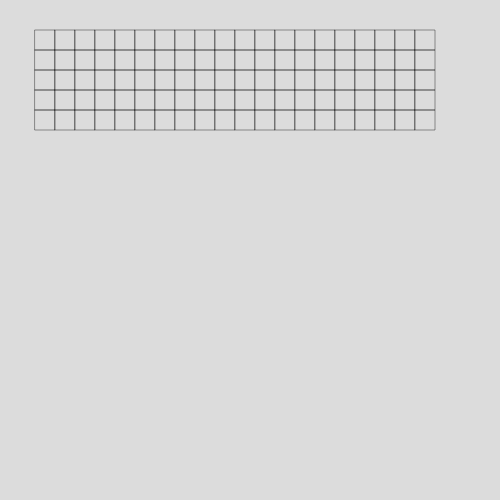
Frame 1 (no input)
Frame 60 (no input): identical to frame 1, image omitted
Frame 120 (the mouse pressed at the canvas centre since frame 60): identical to frame 1, image omitted

The p5.js sketch that drew this single still picture (run headless with seeded random() and noise() and a simulated clock; from frame 60 on, the mouse is pressed at the canvas centre):

// p5.js sketch
// ── sketch.js
const w_block = 20 // ブロックの横幅 px
const h_block = 20 // ブロックの縦幅 px

const block_num_w = 20; // 横方向のブロックの個数
const block_num_h = 5; // 縦方向のブロックの個数

// block color (https://www.schemecolor.com/new-media.php#download)
var color_block;

// tbl 20 × 5, 0 = nofill 1 = fill
var tbl = new Array(block_num_h);
for(let y = 0; y < block_num_w; y++) {
  tbl[y] = new Array(block_num_h).fill(0);
}

var tbl_cache = new Array(block_num_h);
for(let y = 0; y < block_num_w; y++) {
  tbl_cache[y] = new Array(block_num_h).fill(0);
}

// mouse
var mouse_count = 0;
var over_mouse = false;
var mouse_start = [0, 0]; // マウスのスタート位置
var mouse_end = [0, 0]; // マウスのエンド位置

var upper_left;
var upper_right;

var lower_left;
var lower_right;

var locked = false;

function setup() {  
  color_block = [color("#FF723D"), color("#FFD334"), color("#052F83"), color("#0776EC"), color("#4FEEE7")]
  createCanvas(500, 500);
}
/*
function mouseReleased() {
  locked = false;
}*/


function mouseClicked(){
  if (over_mouse){ // マウスクリック後に離した場合
    paintBlock(upper_left, upper_right, lower_left, lower_right, tbl);
    mouse_count += 1;
    over_mouse = false;
  }
}

/*
function mousePressed() {
  if (over_mouse) {
    locked = true;
  } else {
    locked = false;
  }
}
*/

function mouseGridToBlockGrid(input_mouseX, input_mouseY){ // マウス座標からブロック座標
  for (let i = 0; i < block_num_w; i++){
    for (let j = 0; j < block_num_h; j++){
      if (35+i*w_block <= input_mouseX && input_mouseX < 35+(i+1)*w_block &&
          30+j*h_block <= input_mouseY && input_mouseY < 30+(j+1)*h_block) {
        return [i, j];
      }
    }
  }
}

function paintBlock(upper_left, upper_right, lower_left, lower_right, table){
  // マウスの移動範囲で長方形に色塗り
  for (let i = upper_left; i < upper_right+1; i++){
    for (let j = lower_left; j < lower_right+1; j++){
      table[i][j] = 1;
    }
  }
}

function draw() {
  //print(mouse_start, mouse_end);
  print(tbl_cache);
  background(220);
  strokeWeight(0.4);
  
  for (let i = 0; i < block_num_w; i++) {
    for (let j = 0; j < block_num_h; j++){
      if (tbl[i][j] == 0) {
        noFill()
      } else {
        // fill(0,0,0, 50);
        fill(color_block[0]); // tblを元に色塗り
      }
      rect(35+i*w_block, 30+j*h_block, w_block, h_block);
      if (35+i*w_block <= mouseX && mouseX < 35+(i+1)*w_block &&
          30+j*h_block <= mouseY && mouseY < 30+(j+1)*h_block) {
        fill(0,0,0, 50);
        rect(35+i*w_block, 30+j*h_block, w_block, h_block); // 選択部分をハイライト
        if (mouseIsPressed){
          upper_left = min(mouse_start[0], mouse_end[0]);
          upper_right = max(mouse_start[0], mouse_end[0]);
          
          lower_left = min(mouse_start[1], mouse_end[1]);
          lower_right = max(mouse_start[1], mouse_end[1]);
          if (tbl[i][j] == 0 ) {
            if (over_mouse == false) { // 最初のマウスクリック
              mouse_start = [i, j];
            }
            over_mouse = true;
          }
          //tbl[i][j] = 1; // 色塗り
          mouse_end = [i, j];
          paintBlock(upper_left, upper_right, lower_left, lower_right, tbl_cache);
        }
      }
    }
  }
}
